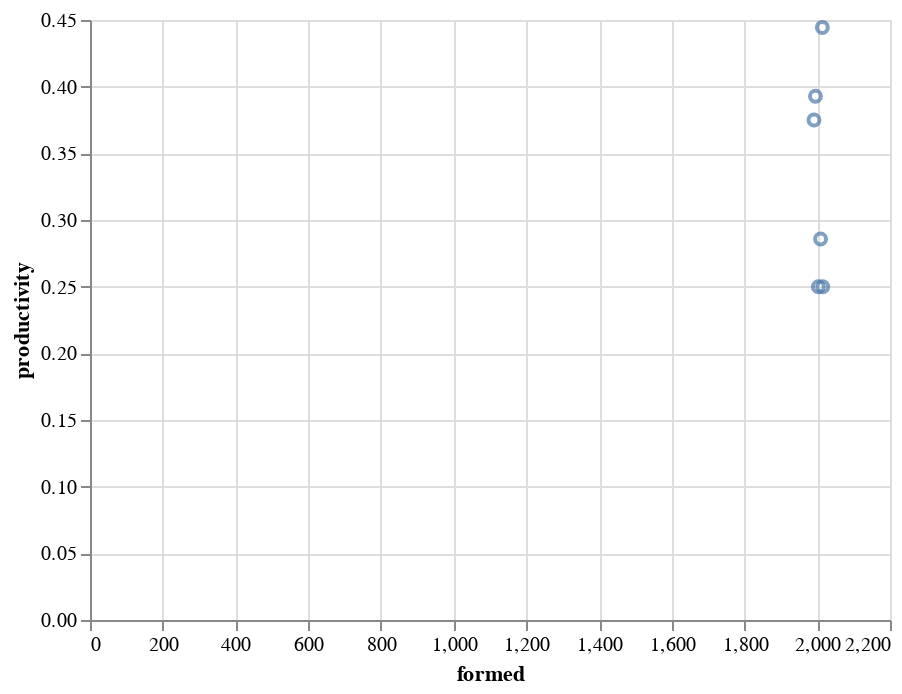

The notebook cell saved with this chart:
### Code cell
# simple scatter plot
alt.Chart(bands).mark_point().encode(
    x='formed',
    y='productivity',
)
# axis normally start at zero

### Figure 1 — Vega-Lite specification as saved in the notebook (floating-point values rounded to 4 significant figures)
{"config": {"view": {"continuousWidth": 400, "continuousHeight": 300}}, "data": {"name": "data-efe2d772e6c6e16062704f77c133271c"}, "mark": "point", "encoding": {"x": {"field": "formed", "type": "quantitative"}, "y": {"field": "productivity", "type": "quantitative"}}, "$schema": "https://vega.github.io/schema/vega-lite/v4.17.0.json", "datasets": {"data-efe2d772e6c6e16062704f77c133271c": [{"name": "Wardruna", "country": "Norway", "albums": 5.0, "singles_ep": 3.0, "splits": 1.0, "formed": 2003.0, "age": 20.0, "productivity": 0.25}, {"name": "Skinflower", "country": "Netherlands", "albums": null, "singles_ep": null, "splits": null, "formed": null, "age": null, "productivity": null}, {"name": "Behemoth", "country": "Poland", "albums": 12.0, "singles_ep": 12.0, "splits": 1.0, "formed": 1991.0, "age": 32.0, "productivity": 0.375}, {"name": "Konvent", "country": "Denmark", "albums": 2.0, "singles_ep": 0.0, "splits": 0.0, "formed": 2015.0, "age": 8.0, "productivity": 0.25}, {"name": "Ultha", "country": "Germany", "albums": 4.0, "singles_ep": 4.0, "splits": 3.0, "formed": 2014.0, "age": 9.0, "productivity": 0.4444}, {"name": "Chthonic", "country": "Taiwan", "albums": 11.0, "singles_ep": 14.0, "splits": 2.0, "formed": 1995.0, "age": 28.0, "productivity": 0.3929}, {"name": "Jinjer", "country": "Ukraine", "albums": 4.0, "singles_ep": 3.0, "splits": null, "formed": 2009.0, "age": 14.0, "productivity": 0.2857}]}}
